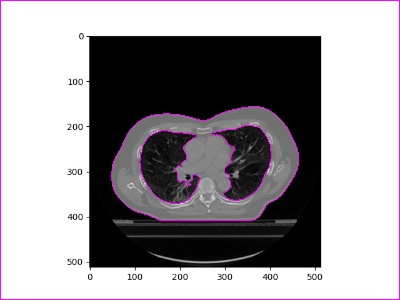
#> input picture 1-Detecting Low Contrast Images/images/Image_0.jpg, 400 x 300 px, given in place of example_video.mp4, which was not available
$ python 3-detect-low-contrast-video.py
#> lines starting #> are read from the running program, lines starting #| are printed output that depends on the picture; after the words box and inside, x2 and y2 are one past the last pixel; in counts of white or black regions, pixels touching at a corner belong together; pictures that were not available may be replaced by others from this repository, and a replacement may not be noted
'''
Program to detect low contrast video and apply image processing techniques
'''

#import libraries
import cv2
from skimage.exposure import is_low_contrast
import imutils
import numpy as np

video = cv2.VideoCapture('example_video.mp4')

#loop to iterate frames of videos
while True:
    grab,frame = video.read()
#> frame is the input picture: shape (300, 400, 3); mean B, G, R 155.7, 151.7, 155.7

    #breaking condition
    if not grab:
        print('No frame to read')
        break

    frame = cv2.resize(frame,(300,400))
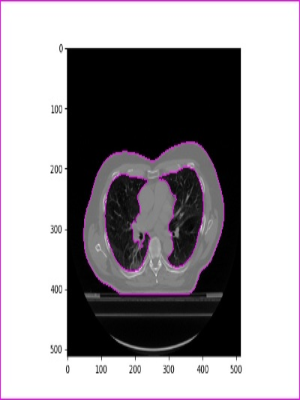
#> frame: shape (400, 300, 3); mean B, G, R 155.6, 151.6, 155.6
    gray = cv2.cvtColor(frame,cv2.COLOR_BGR2GRAY) #converting the frame to gray scale
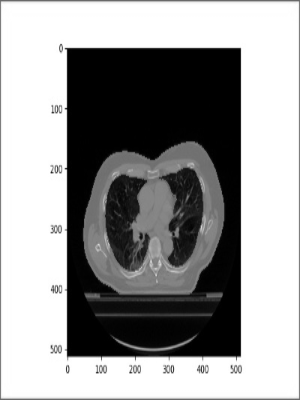
#> gray: shape (400, 300); min 0, max 255, mean 153.2
    blur = cv2.GaussianBlur(gray,(5,5),0)
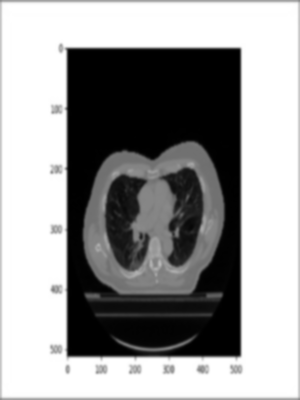
#> blur: shape (400, 300); min 0, max 255, mean 153.6
    edge = cv2.Canny(blur,30,150)
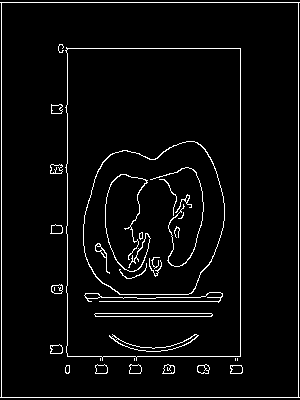
#> edge: shape (400, 300); 4.3% white in thin lines or dots

    #intialize text on frame
    text = 'Low Contrast: NO'
    color = (0,255,0)

    if is_low_contrast(gray,fraction_threshold=0.35):
        text = 'Low Contrast: YES'
        color = (0,0,255)
    else:
        cnts = cv2.findContours(edge.copy(), cv2.RETR_EXTERNAL,cv2.CHAIN_APPROX_SIMPLE)
#> cnts = 1 contour; box (x1, y1, x2, y2) and area: (0, 2, 300, 398) 117317
        cnts = imutils.grab_contours(cnts)
#> cnts = 1 item
        c = max(cnts, key=cv2.contourArea)
#> c = [[0, 2], [1, 3], [1, 396], [0, 397], [299, 397], [298, 396], [298, 3], [299, 2]]
		# draw the largest contour on the frame
        cv2.drawContours(frame, [c], -1, (0, 255, 0), 2)

    # draw the text on the output frame
    cv2.putText(frame, text, (5, 25), cv2.FONT_HERSHEY_SIMPLEX, 0.8,color, 2)
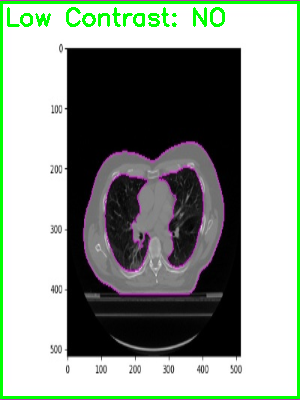
#> frame: shape (400, 300, 3); mean B, G, R 144.4, 153.6, 144.4

    #stacking the output frame and edge map
    output = np.dstack([edge]*3)
#> output: shape (400, 300, 3); 4.3% white in thin lines or dots
    output = np.hstack([frame,output])
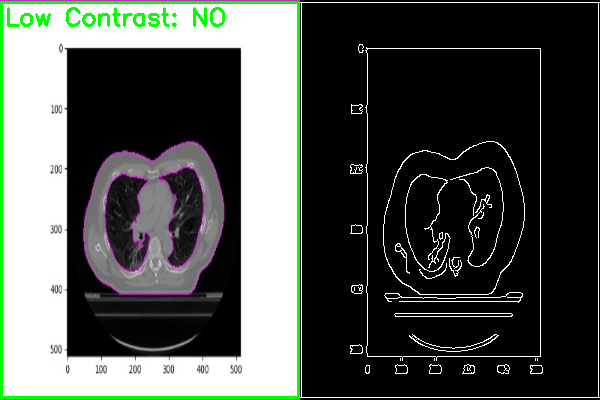
#> output: shape (400, 600, 3); mean B, G, R 77.7, 82.3, 77.7

    cv2.imshow('Output',output)

    key = cv2.waitKey(1) & 0xFF
#> (key q is pressed here)

    if key == ord('q'):
        break
